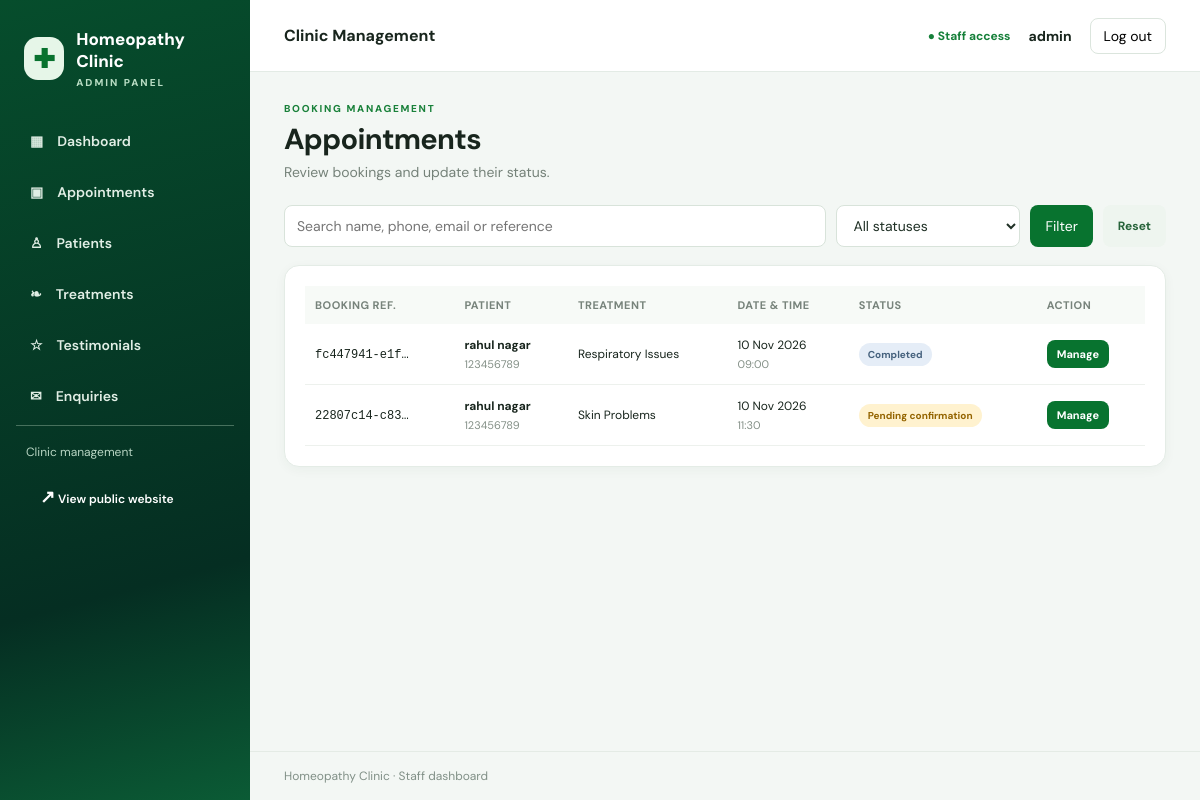
The page /clinic-admin/appointments/ (signed in) on the database its author committed.
### website/models.py (models this page shows, shortened)
class Appointment(models.Model):
    STATUS_CHOICES = [
        ('pending', 'Pending confirmation'),
        ('confirmed', 'Confirmed'),
        ('cancelled', 'Cancelled'),
        ('completed', 'Completed'),
    ]
    SLOT_CHOICES = [(f'{h:02d}:{m:02d}', f'{h:02d}:{m:02d}') for h in range(9, 18) for m in (0, 30)]
    booking_reference = models.UUIDField(default=uuid.uuid4, editable=False, unique=True)
    patient_name = models.CharField(max_length=120)
    phone = models.CharField(max_length=15, validators=[RegexValidator(r'^[0-9+\- ]{8,15}$', 'Enter a valid phone number.')])
    email = models.EmailField(blank=True)
    treatment = models.ForeignKey(Treatment, on_delete=models.SET_NULL, null=True, blank=True)
    appointment_date = models.DateField()
    appointment_time = models.CharField(max_length=5, choices=SLOT_CHOICES)
    reason = models.TextField(blank=True, max_length=1000)
    status = models.CharField(max_length=12, choices=STATUS_CHOICES, default='pending')
    created_at = models.DateTimeField(auto_now_add=True)
    class Meta:
        ordering = ['-appointment_date', 'appointment_time']
        constraints = [
            models.UniqueConstraint(fields=['appointment_date', 'appointment_time'], condition=~models.Q(status='cancelled'), name='unique_active_appointment_slot')
        ]

class Treatment(models.Model):
    title = models.CharField(max_length=120)
    slug = models.SlugField(unique=True)
    short_description = models.CharField(max_length=240)
    description = models.TextField(blank=True)
    icon = models.CharField(max_length=30, default='✚')
    is_featured = models.BooleanField(default=True)
    display_order = models.PositiveIntegerField(default=0)
    class Meta:
        ordering = ['display_order', 'title']
    def __str__(self):
        return self.title

### clinic_dashboard/views.py (the view)
# urls.py: path('appointments/', views.appointment_list, name='appointments'),
@staff_member_required
def appointment_list(request):
    qs = Appointment.objects.select_related('treatment').all()
    search = request.GET.get('q', '').strip()
    status = request.GET.get('status', '').strip()
    if search:
        qs = qs.filter(Q(patient_name__icontains=search) | Q(phone__icontains=search) | Q(email__icontains=search) | Q(booking_reference__icontains=search))
    if status in dict(Appointment.STATUS_CHOICES):
        qs = qs.filter(status=status)
    return render(request, 'clinic_dashboard/appointments.html', {'appointments': qs[:250], 'q': search, 'selected_status': status, 'status_choices': Appointment.STATUS_CHOICES})

### clinic_dashboard/context_processors.py (called while the page is built)
def clinic_dashboard_context(request):
    return {'now': timezone.localtime()}

### templates/clinic_dashboard/appointments.html
{% extends 'clinic_dashboard/base.html' %}{% block title %}Appointments{% endblock %}{% block content %}<div class="page-heading"><div><p class="eyebrow">BOOKING MANAGEMENT</p><h1>Appointments</h1><p class="muted">Review bookings and update their status.</p></div></div><form class="filter-bar" method="get"><input name="q" value="{{ q }}" placeholder="Search name, phone, email or reference"><select name="status"><option value="">All statuses</option>{% for value,label in status_choices %}<option value="{{ value }}" {% if selected_status == value %}selected{% endif %}>{{ label }}</option>{% endfor %}</select><button class="btn" type="submit">Filter</button><a class="btn btn-light" href="{% url 'clinic_dashboard:appointments' %}">Reset</a></form><section class="panel"><div class="table-wrap"><table><thead><tr><th>Booking ref.</th><th>Patient</th><th>Treatment</th><th>Date & time</th><th>Status</th><th>Action</th></tr></thead><tbody>{% for a in appointments %}<tr><td><code>{{ a.booking_reference|truncatechars:13 }}</code></td><td><strong>{{ a.patient_name }}</strong><small>{{ a.phone }}</small></td><td>{{ a.treatment|default:'General consultation' }}</td><td>{{ a.appointment_date|date:'d M Y' }}<small>{{ a.appointment_time }}</small></td><td><span class="status {{ a.status }}">{{ a.get_status_display }}</span></td><td><a class="btn btn-small" href="{% url 'clinic_dashboard:appointment_detail' a.pk %}">Manage</a></td></tr>{% empty %}<tr><td colspan="6" class="empty">No appointments match this filter.</td></tr>{% endfor %}</tbody></table></div></section>{% endblock %}

### templates/clinic_dashboard/base.html (shortened to what this page needs)
{% load static %}
<!doctype html>
<html lang="en">
<head>
    <link rel="stylesheet" href="{% static 'dashboard/css/admin.css' %}">{% block extra_head %}{% endblock %}
</head>
<body class="admin-body">
    <aside class="sidebar">
        <a class="admin-brand" href="{% url 'clinic_dashboard:dashboard' %}">
            <span class="brand-mark">✚</span>
            <span>Homeopathy Clinic<small>ADMIN PANEL</small></span>
        </a>
        <nav class="side-nav">
            <a href="{% url 'clinic_dashboard:dashboard' %}" class="{% if request.resolver_match.url_name == 'dashboard' %}active{% endif %}">▦ <span>Dashboard</span></a>
            <a href="{% url 'clinic_dashboard:appointments' %}">▣ <span>Appointments</span></a>
            <a href="{% url 'clinic_dashboard:patients' %}">♙ <span>Patients</span></a>
            <a href="{% url 'clinic_dashboard:treatments' %}">❧<span>Treatments</span></a>
            <a href="{% url 'clinic_dashboard:testimonials' %}">☆ <span>Testimonials</span></a>
            <a href="{% url 'clinic_dashboard:enquiries' %}">✉ <span>Enquiries</span></a>
        <div class="sidebar-bottom"><span>Clinic management</span><a href="{% url 'home' %}" target="_blank"
                rel="noopener">↗ View public website</a></div>
    </aside>
    <div class="admin-main">
        <header class="topbar">
            <div class="topbar-title">Clinic Management</div>
            <div class="topbar-right">
                <span class="admin-online">● Staff access</span>
                <span class="admin-user">{{request.user.get_username }}</span>
                <form method="post" action="{% url 'clinic_dashboard:logout' %}">{% csrf_token %}<button
                        class="logout-btn" type="submit">Log out</button></form>
            </div>
        </header>
        <main class="content">
        {% block content %}
        {% endblock %}
        </main>
        <footer class="admin-footer">Homeopathy Clinic · Staff dashboard</footer>
    </div>
</body>
</html>

### static/dashboard/css/admin.css (style rules this page uses)
* { box-sizing: border-box }
.admin-body { margin: 0; background: #f3f7f4; color: #18251d; font-family: 'DM Sans', Arial, sans-serif; font-size: 14px }
.admin-body a { text-decoration: none; color: inherit }
.admin-body button, .admin-body input, .admin-body select, .admin-body textarea { font: inherit }
.sidebar { position: fixed; inset: 0 auto 0 0; width: 250px; background: linear-gradient(165deg, #064d2c, #052e22 72%, #0b5b35); color: #fff; padding: 24px 16px; display: flex; flex-direction: column; z-index: 5 }
.admin-brand { display: flex; align-items: center; gap: 12px; padding: 4px 8px 30px; font-size: 17px; font-weight: 800 }
.brand-mark { width: 43px; height: 43px; border-radius: 14px; background: #e6f6e8; color: #08722e; display: grid; place-items: center; font-size: 26px }
.admin-brand small { display: block; color: #b9ddc4; font-size: 10px; letter-spacing: 2px; margin-top: 4px }
.side-nav { display: grid; gap: 7px }
.side-nav a { display: flex; align-items: center; gap: 14px; padding: 13px 14px; border-radius: 11px; color: #e1eee5; font-weight: 600 }
.side-nav a:first-letter { font-size: 18px }
.sidebar-bottom { margin-top: auto; border-top: 1px solid #47715d; padding: 18px 10px 4px; color: #b8d5c3; font-size: 12px }
.sidebar-bottom a { display: block; margin-top: 12px; color: white }
.admin-main { margin-left: 250px; min-height: 100vh; display: flex; flex-direction: column }
.topbar { height: 72px; background: #fff; border-bottom: 1px solid #e3ebe5; display: flex; align-items: center; justify-content: space-between; padding: 0 34px; position: sticky; top: 0; z-index: 4 }
.topbar-title { font-weight: 700; font-size: 16px }
.topbar-right { display: flex; align-items: center; gap: 18px }
.admin-online { color: #16803a; font-size: 12px; font-weight: 700 }
.admin-user { font-weight: 700 }
.logout-btn { border: 1px solid #dbe5dd; background: #fff; padding: 8px 13px; border-radius: 8px; cursor: pointer }
.content { width: 100%; max-width: 1600px; margin: 0 auto; padding: 30px 34px 44px; flex: 1 }
.admin-footer { padding: 16px 34px; color: #819087; font-size: 12px; border-top: 1px solid #e4ebe5 }
.page-heading { display: flex; align-items: center; justify-content: space-between; gap: 20px; margin-bottom: 24px }
.page-heading h1 { font-size: 29px; margin: 3px 0 5px; letter-spacing: -.7px }
.eyebrow { color: #19813a; font-size: 10px; font-weight: 800; letter-spacing: 1.7px; margin: 0 0 5px }
.muted { color: #758279; margin: 0 }
.panel { background: #fff; border: 1px solid #e4ece6; border-radius: 15px; padding: 20px; box-shadow: 0 3px 12px #193e250b; min-width: 0 }
.table-wrap { width: 100%; overflow-x: auto }
table { width: 100%; border-collapse: collapse; white-space: nowrap }
th { text-align: left; color: #77837b; background: #f7faf7; font-size: 11px; text-transform: uppercase; letter-spacing: .5px; padding: 12px 10px }
td { padding: 13px 10px; border-bottom: 1px solid #edf1ed; font-size: 12px }
td strong, td small { display: block }
td small { color: #849087; margin-top: 4px; font-size: 11px }
.status { display: inline-block; padding: 5px 9px; border-radius: 20px; font-size: 10px; font-weight: 700 }
.status.pending { background: #fff2cf; color: #946400 }
.status.completed { background: #e5edf7; color: #45617d }
.filter-bar { display: flex; gap: 10px; margin-bottom: 18px; flex-wrap: wrap }
.filter-bar input { flex: 1; min-width: 220px }
.admin-body input, .admin-body select, .admin-body textarea { border: 1px solid #d8e3da; border-radius: 8px; padding: 10px 12px; background: #fff; color: #203126; max-width: 100% }
.btn { display: inline-flex; align-items: center; justify-content: center; border: 0; border-radius: 8px; background: #08732f; color: #fff !important; padding: 10px 15px; font-weight: 700; font-size: 12px; cursor: pointer }
.btn-light { background: #eef5ef; color: #27633a !important }
.btn-small { padding: 7px 10px; font-size: 11px }

### rows shown on the page
Appointment: booking_reference "fc447941-e1f…", patient_name "rahul nagar", phone "123456789", treatment "Respiratory Issues", appointment_date "10 Nov 2026", appointment_time "09:00", status "Completed"
Appointment: booking_reference "22807c14-c83…", patient_name "rahul nagar", phone "123456789", treatment "Skin Problems", appointment_date "10 Nov 2026", appointment_time "11:30", status "Pending confirmation"

### other values the page prints
{{ request.user.get_username }} "admin"
